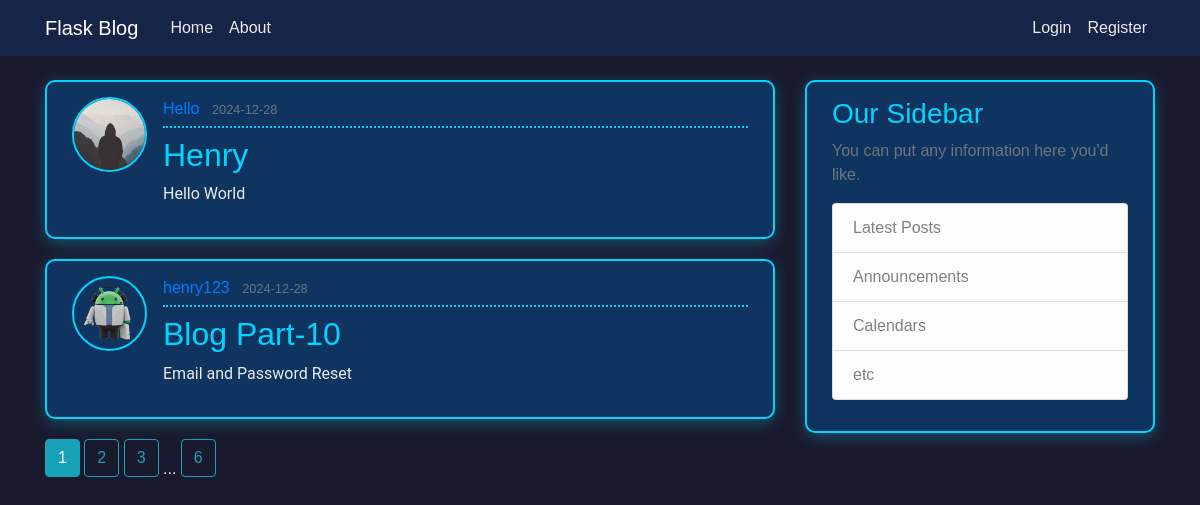
Page /home on the earlier database version.
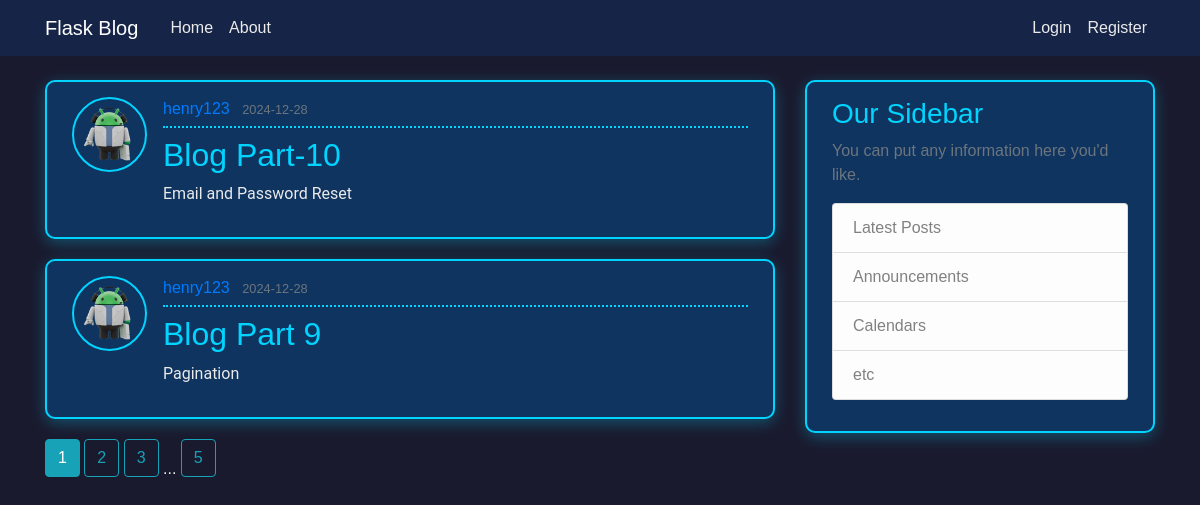
Same page on the later database version.
### flaskblog/models.py (models this page shows, shortened)
class Post(db.Model):
    id = db.Column(db.Integer, primary_key=True)
    title = db.Column(db.String(100), nullable=False)
    date_posted = db.Column(db.DateTime, nullable=False, default=datetime.utcnow)
    content = db.Column(db.Text, nullable=False)
    user_id = db.Column(db.Integer, db.ForeignKey('user.id'), nullable=False)

class User(db.Model, UserMixin):
    id = db.Column(db.Integer, primary_key=True)
    username = db.Column(db.String(20), unique=True, nullable=False)
    email = db.Column(db.String(120), unique=True, nullable=False)
    image_file = db.Column(db.String(20), nullable=False, default='default.jpg')
    password = db.Column(db.String(60), nullable=False)
    posts = db.relationship('Post', backref='author', lazy=True)

### flaskblog/routes.py (the view)
@app.route("/")
@app.route("/home")
def home():
    page = request.args.get('page', 1, type=int) # 從查詢參數中獲取當前頁數，默認為 1，並轉換為整數
    posts = Post.query.order_by(Post.date_posted.desc()).paginate(page=page, per_page=2) # 查詢所有文章，按發佈日期降序排列，並進行分頁，每頁顯示 2 篇文章
    return render_template('home.html', posts=posts) #返回經過處理的 home.html，並傳遞文章列表到模板中

### flaskblog/templates/home.html
{% extends "layout.html" %}
{% block content %}
    {% for post in posts.items %}
        <article class="media content-section">
          <img class="rounded-circle article-img" src="{{ url_for('static', filename='profile_pics/' + post.author.image_file) }}">
          <div class="media-body">
            <div class="article-metadata">
              <a class="mr-2" href="{{ url_for('user_posts', username=post.author.username) }}">{{ post.author.username }}</a>
              <small class="text-muted">{{ post.date_posted.strftime('%Y-%m-%d') }}</small>
            </div>
            <h2><a class="article-title" href="{{ url_for('post', post_id=post.id) }}">{{ post.title }}</a></h2>
            <p class="article-content">{{ post.content }}</p>
          </div>
        </article>
    {% endfor %}
    {% for page_num in posts.iter_pages(left_edge=1, right_edge=1, left_current=1, right_current=2) %}
      {% if page_num %}
        {% if posts.page == page_num %}
          <a class="btn btn-info mb-4" href="{{ url_for('home', page=page_num) }}">{{ page_num }}</a>
        {% else %}
          <a class="btn btn-outline-info mb-4" href="{{ url_for('home', page=page_num) }}">{{ page_num }}</a>
        {% endif %}
      {% else %}
        ...
      {% endif %}
    {% endfor %}
{% endblock content %}

### flaskblog/templates/layout.html (shortened to what this page needs)
<!DOCTYPE html>
<html>
<head>
    <link rel="stylesheet" href="https://maxcdn.bootstrapcdn.com/bootstrap/4.0.0/css/bootstrap.min.css">
    <link rel="stylesheet" type="text/css" href="{{ url_for('static', filename='main.css') }}">
</head>
<body>
    <header class="site-header">
      <nav class="navbar navbar-expand-md navbar-dark bg-steel fixed-top">
        <div class="container">
          <a class="navbar-brand mr-4" href="/">Flask Blog</a>
          <div class="collapse navbar-collapse" id="navbarToggle">
            <div class="navbar-nav mr-auto">
              <a class="nav-item nav-link" href="{{ url_for('home') }}">Home</a>
              <a class="nav-item nav-link" href="{{ url_for('about') }}">About</a>
            </div>
            <div class="navbar-nav">
              {% if current_user.is_authenticated %}
                <a class="nav-item nav-link" href="{{ url_for('new_post') }}">New Post</a>
                <a class="nav-item nav-link" href="{{ url_for('account') }}">Account</a>
                <a class="nav-item nav-link" href="{{ url_for('logout') }}">Logout</a>
              {% else %}
                <a class="nav-item nav-link" href="{{ url_for('login') }}">Login</a>
                <a class="nav-item nav-link" href="{{ url_for('register') }}">Register</a>
              {% endif %}
            </div>
          </div>
        </div>
      </nav>
    </header>
    <main role="main" class="container">
      <div class="row">
        <div class="col-md-8">
          {% block content %}{% endblock %}
        </div>
        <div class="col-md-4">
          <div class="content-section">
            <h3>Our Sidebar</h3>
            <p class='text-muted'>You can put any information here you'd like.
              <ul class="list-group">
                <li class="list-group-item list-group-item-light">Latest Posts</li>
                <li class="list-group-item list-group-item-light">Announcements</li>
                <li class="list-group-item list-group-item-light">Calendars</li>
                <li class="list-group-item list-group-item-light">etc</li>
              </ul>
            </p>
          </div>
        </div>
      </div>
    </main>
</body>
</html>

### flaskblog/static/main.css (style rules this page uses)
body { background: #1a1a2e; color: #eaeaea; font-family: 'Orbitron', sans-serif; margin-top: 5rem; }
h1, h2, h3, h4, h5, h6 { color: #00d4ff; }
.bg-steel { background-color: #162447; }
.site-header .navbar-nav .nav-link { color: #eaeaea; font-family: 'Orbitron', sans-serif; }
.content-section { background: #0f3460; padding: 15px 25px; border: 2px solid #00d4ff; border-radius: 10px; margin-bottom: 20px; box-shadow: 0 4px 15px rgba(0, 212, 255, 0.3); }
.article-title { color: #00d4ff; }
.article-content { white-space: pre-line; font-family: 'Roboto', sans-serif; color: #eaeaea; }
.article-img { height: 75px; width: 75px; margin-right: 16px; border: 2px solid #00d4ff; border-radius: 10%; }
.article-metadata { padding-bottom: 5px; margin-bottom: 8px; border-bottom: 2px dotted #00d4ff; }

Differences in the rows shown:
removed Post: image_file (placeholder picture), author.username "Hello", date_posted "2024-12-28", title "Henry", content "Hello World"
now on this page (row unchanged): Post: image_file (picture), author.username "henry123", date_posted "2024-12-28", title "Blog Part 9", content "Pagination"
Other differences:
new list line: "5"
list line gone: "6"
